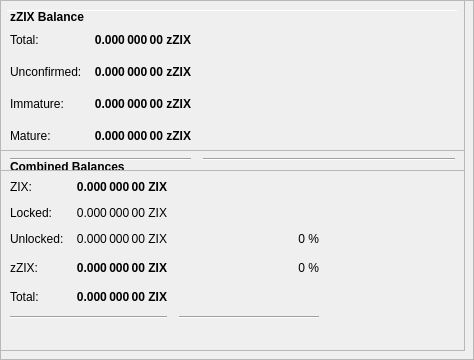
        <widget class="QFrame" name="frameObfuscation">
         <property name="minimumSize">
          <size>
           <width>0</width>
           <height>350</height>
          </size>
         </property>
         <property name="layoutDirection">
          <enum>Qt::LeftToRight</enum>
         </property>
         <property name="frameShape">
          <enum>QFrame::StyledPanel</enum>
         </property>
         <property name="frameShadow">
          <enum>QFrame::Raised</enum>
         </property>
         <widget class="QPushButton" name="runAutoDenom">
          <property name="geometry">
           <rect>
            <x>251</x>
            <y>17</y>
            <width>1</width>
            <height>1</height>
           </rect>
          </property>
          <property name="palette">
           <palette>
            <active>
             <colorrole role="WindowText">
              <brush brushstyle="SolidPattern">
               <color alpha="255">
                <red>0</red>
                <green>0</green>
                <blue>0</blue>
               </color>
              </brush>
             </colorrole>
             <colorrole role="Button">
              <brush brushstyle="SolidPattern">
               <color alpha="255">
                <red>239</red>
                <green>238</green>
                <blue>238</blue>
               </color>
              </brush>
             </colorrole>
             <colorrole role="Light">
              <brush brushstyle="SolidPattern">
               <color alpha="255">
                <red>255</red>
                <green>255</green>
                <blue>255</blue>
               </color>
              </brush>
             </colorrole>
             <colorrole role="Midlight">
              <brush brushstyle="SolidPattern">
               <color alpha="255">
                <red>247</red>
                <green>246</green>
                <blue>246</blue>
               </color>
              </brush>
             </colorrole>
             <colorrole role="Dark">
              <brush brushstyle="SolidPattern">
               <color alpha="255">
                <red>119</red>
                <green>119</green>
                <blue>119</blue>
               </color>
              </brush>
             </colorrole>
             <colorrole role="Mid">
              <brush brushstyle="SolidPattern">
               <color alpha="255">
                <red>159</red>
                <green>159</green>
                <blue>159</blue>
               </color>
              </brush>
             </colorrole>
             <colorrole role="Text">
              <brush brushstyle="SolidPattern">
               <color alpha="255">
                <red>0</red>
                <green>0</green>
                <blue>0</blue>
               </color>
              </brush>
             </colorrole>
             <colorrole role="BrightText">
              <brush brushstyle="SolidPattern">
               <color alpha="255">
                <red>255</red>
                <green>255</green>
                <blue>255</blue>
               </color>
              </brush>
             </colorrole>
             <colorrole role="ButtonText">
              <brush brushstyle="SolidPattern">
               <color alpha="255">
                <red>0</red>
                <green>0</green>
                <blue>0</blue>
               </color>
              </brush>
             </colorrole>
             <colorrole role="Base">
              <brush brushstyle="SolidPattern">
               <color alpha="255">
                <red>255</red>
                <green>255</green>
                <blue>255</blue>
               </color>
              </brush>
             </colorrole>
             <colorrole role="Window">
              <brush brushstyle="SolidPattern">
               <color alpha="255">
                <red>239</red>
                <green>238</green>
                <blue>238</blue>
               </color>
              </brush>
             </colorrole>
             <colorrole role="Shadow">
              <brush brushstyle="SolidPattern">
               <color alpha="255">
                <red>0</red>
                <green>0</green>
                <blue>0</blue>
               </color>
              </brush>
             </colorrole>
             <colorrole role="AlternateBase">
              <brush brushstyle="SolidPattern">
               <color alpha="255">
                <red>247</red>
                <green>246</green>
                <blue>246</blue>
               </color>
              </brush>
             </colorrole>
             <colorrole role="ToolTipBase">
              <brush brushstyle="SolidPattern">
               <color alpha="255">
                <red>255</red>
                <green>255</green>
                <blue>220</blue>
               </color>
              </brush>
             </colorrole>
             <colorrole role="ToolTipText">
              <brush brushstyle="SolidPattern">
               <color alpha="255">
                <red>0</red>
                <green>0</green>
                <blue>0</blue>
               </color>
              </brush>
             </colorrole>
            </active>
            <inactive>
             <colorrole role="WindowText">
              <brush brushstyle="SolidPattern">
               <color alpha="255">
                <red>0</red>
                <green>0</green>
                <blue>0</blue>
               </color>
              </brush>
             </colorrole>
             <colorrole role="Button">
              <brush brushstyle="SolidPattern">
               <color alpha="255">
                <red>239</red>
                <green>238</green>
                <blue>238</blue>
               </color>
              </brush>
             </colorrole>
             <colorrole role="Light">
              <brush brushstyle="SolidPattern">
               <color alpha="255">
                <red>255</red>
                <green>255</green>
                <blue>255</blue>
               </color>
              </brush>
             </colorrole>
             <colorrole role="Midlight">
              <brush brushstyle="SolidPattern">
               <color alpha="255">
                <red>247</red>
                <green>246</green>
                <blue>246</blue>
               </color>
              </brush>
             </colorrole>
             <colorrole role="Dark">
              <brush brushstyle="SolidPattern">
               <color alpha="255">
                <red>119</red>
                <green>119</green>
                <blue>119</blue>
               </color>
              </brush>
             </colorrole>
             <colorrole role="Mid">
              <brush brushstyle="SolidPattern">
               <color alpha="255">
                <red>159</red>
                <green>159</green>
                <blue>159</blue>
               </color>
              </brush>
             </colorrole>
             <colorrole role="Text">
              <brush brushstyle="SolidPattern">
               <color alpha="255">
                <red>0</red>
                <green>0</green>
                <blue>0</blue>
               </color>
              </brush>
             </colorrole>
             <colorrole role="BrightText">
              <brush brushstyle="SolidPattern">
               <color alpha="255">
                <red>255</red>
                <green>255</green>
                <blue>255</blue>
               </color>
              </brush>
             </colorrole>
             <colorrole role="ButtonText">
              <brush brushstyle="SolidPattern">
               <color alpha="255">
                <red>0</red>
                <green>0</green>
                <blue>0</blue>
               </color>
              </brush>
             </colorrole>
             <colorrole role="Base">
              <brush brushstyle="SolidPattern">
               <color alpha="255">
                <red>255</red>
                <green>255</green>
                <blue>255</blue>
               </color>
              </brush>
             </colorrole>
             <colorrole role="Window">
              <brush brushstyle="SolidPattern">
               <color alpha="255">
                <red>239</red>
                <green>238</green>
                <blue>238</blue>
               </color>
              </brush>
             </colorrole>
             <colorrole role="Shadow">
              <brush brushstyle="SolidPattern">
               <color alpha="255">
                <red>0</red>
                <green>0</green>
                <blue>0</blue>
               </color>
              </brush>
             </colorrole>
             <colorrole role="AlternateBase">
              <brush brushstyle="SolidPattern">
               <color alpha="255">
                <red>247</red>
                <green>246</green>
                <blue>246</blue>
               </color>
              </brush>
             </colorrole>
             <colorrole role="ToolTipBase">
              <brush brushstyle="SolidPattern">
               <color alpha="255">
                <red>255</red>
                <green>255</green>
                <blue>220</blue>
               </color>
              </brush>
             </colorrole>
             <colorrole role="ToolTipText">
              <brush brushstyle="SolidPattern">
               <color alpha="255">
                <red>0</red>
                <green>0</green>
                <blue>0</blue>
               </color>
              </brush>
             </colorrole>
            </inactive>
            <disabled>
             <colorrole role="WindowText">
              <brush brushstyle="SolidPattern">
               <color alpha="255">
                <red>119</red>
                <green>119</green>
                <blue>119</blue>
               </color>
              </brush>
             </colorrole>
             <colorrole role="Button">
              <brush brushstyle="SolidPattern">
               <color alpha="255">
                <red>239</red>
                <green>238</green>
                <blue>238</blue>
               </color>
              </brush>
             </colorrole>
             <colorrole role="Light">
              <brush brushstyle="SolidPattern">
               <color alpha="255">
                <red>255</red>
                <green>255</green>
                <blue>255</blue>
               </color>
              </brush>
             </colorrole>
             <colorrole role="Midlight">
              <brush brushstyle="SolidPattern">
               <color alpha="255">
                <red>247</red>
                <green>246</green>
                <blue>246</blue>
               </color>
              </brush>
             </colorrole>
             <colorrole role="Dark">
              <brush brushstyle="SolidPattern">
               <color alpha="255">
                <red>119</red>
                <green>119</green>
                <blue>119</blue>
               </color>
              </brush>
             </colorrole>
             <colorrole role="Mid">
              <brush brushstyle="SolidPattern">
               <color alpha="255">
                <red>159</red>
                <green>159</green>
                <blue>159</blue>
               </color>
              </brush>
             </colorrole>
             <colorrole role="Text">
              <brush brushstyle="SolidPattern">
               <color alpha="255">
                <red>119</red>
                <green>119</green>
                <blue>119</blue>
               </color>
              </brush>
             </colorrole>
             <colorrole role="BrightText">
              <brush brushstyle="SolidPattern">
               <color alpha="255">
                <red>255</red>
                <green>255</green>
                <blue>255</blue>
               </color>
              </brush>
             </colorrole>
             <colorrole role="ButtonText">
              <brush brushstyle="SolidPattern">
               <color alpha="255">
                <red>119</red>
                <green>119</green>
                <blue>119</blue>
               </color>
              </brush>
             </colorrole>
             <colorrole role="Base">
              <brush brushstyle="SolidPattern">
               <color alpha="255">
                <red>239</red>
                <green>238</green>
                <blue>238</blue>
               </color>
              </brush>
             </colorrole>
             <colorrole role="Window">
              <brush brushstyle="SolidPattern">
               <color alpha="255">
                <red>239</red>
                <green>238</green>
                <blue>238</blue>
               </color>
              </brush>
             </colorrole>
             <colorrole role="Shadow">
              <brush brushstyle="SolidPattern">
               <color alpha="255">
                <red>0</red>
                <green>0</green>
                <blue>0</blue>
               </color>
              </brush>
             </colorrole>
             <colorrole role="AlternateBase">
              <brush brushstyle="SolidPattern">
               <color alpha="255">
                <red>239</red>
                <green>238</green>
                <blue>238</blue>
               </color>
              </brush>
             </colorrole>
             <colorrole role="ToolTipBase">
              <brush brushstyle="SolidPattern">
               <color alpha="255">
                <red>255</red>
                <green>255</green>
                <blue>220</blue>
               </color>
              </brush>
             </colorrole>
             <colorrole role="ToolTipText">
              <brush brushstyle="SolidPattern">
               <color alpha="255">
                <red>0</red>
                <green>0</green>
                <blue>0</blue>
               </color>
              </brush>
             </colorrole>
            </disabled>
           </palette>
          </property>
          <property name="focusPolicy">
           <enum>Qt::NoFocus</enum>
          </property>
          <property name="autoFillBackground">
           <bool>true</bool>
          </property>
          <property name="text">
           <string/>
          </property>
          <property name="flat">
           <bool>true</bool>
          </property>
         </widget>
         <widget class="Line" name="line">
          <property name="geometry">
           <rect>
            <x>7</x>
            <y>10</y>
            <width>451</width>
            <height>1</height>
           </rect>
          </property>
          <property name="orientation">
           <enum>Qt::Horizontal</enum>
          </property>
         </widget>
         <widget class="QFrame" name="frame_3">
          <property name="geometry">
           <rect>
            <x>0</x>
            <y>150</y>
            <width>465</width>
            <height>201</height>
           </rect>
          </property>
          <property name="frameShape">
           <enum>QFrame::StyledPanel</enum>
          </property>
          <property name="frameShadow">
           <enum>QFrame::Raised</enum>
          </property>
          <layout class="QVBoxLayout" name="verticalLayout_5">
           <item>
            <layout class="QHBoxLayout" name="horizontalLayout_5" stretch="0">
             <item>
              <widget class="QLabel" name="label_5z">
               <property name="maximumSize">
                <size>
                 <width>16777215</width>
                 <height>20</height>
                </size>
               </property>
               <property name="font">
                <font>
                 <weight>75</weight>
                 <bold>true</bold>
                </font>
               </property>
               <property name="toolTip">
                <string>Combined Balances (including unconfirmed and immature coins)</string>
               </property>
               <property name="text">
                <string>&lt;html&gt;&lt;head/&gt;&lt;body&gt;&lt;p&gt;Combined Balances&lt;/p&gt;&lt;/body&gt;&lt;/html&gt;</string>
               </property>
              </widget>
             </item>
            </layout>
           </item>
           <item>
            <layout class="QGridLayout" name="gridLayout_3">
             <property name="spacing">
              <number>12</number>
             </property>
             <item row="7" column="0" colspan="2">
              <widget class="Line" name="lineSpendableBalance_3">
               <property name="orientation">
                <enum>Qt::Horizontal</enum>
               </property>
              </widget>
             </item>
             <item row="7" column="2">
              <widget class="Line" name="lineWatchBalance_3">
               <property name="sizePolicy">
                <sizepolicy hsizetype="Preferred" vsizetype="Fixed">
                 <horstretch>0</horstretch>
                 <verstretch>0</verstretch>
                </sizepolicy>
               </property>
               <property name="minimumSize">
                <size>
                 <width>140</width>
                 <height>0</height>
                </size>
               </property>
               <property name="orientation">
                <enum>Qt::Horizontal</enum>
               </property>
              </widget>
             </item>
             <item row="4" column="1">
              <widget class="QLabel" name="labelzBalancez">
               <property name="font">
                <font>
                 <weight>75</weight>
                 <bold>true</bold>
                </font>
               </property>
               <property name="cursor">
                <cursorShape>IBeamCursor</cursorShape>
               </property>
               <property name="toolTip">
                <string>Total of transactions that have yet to be confirmed, and do not yet count toward the spendable balance</string>
               </property>
               <property name="text">
                <string notr="true">0.000 000 00 ZIX</string>
               </property>
               <property name="alignment">
                <set>Qt::AlignRight|Qt::AlignTrailing|Qt::AlignVCenter</set>
               </property>
               <property name="textInteractionFlags">
                <set>Qt::LinksAccessibleByMouse|Qt::TextSelectableByKeyboard|Qt::TextSelectableByMouse</set>
               </property>
              </widget>
             </item>
             <item row="6" column="1">
              <widget class="QLabel" name="labelTotalz">
               <property name="font">
                <font>
                 <weight>75</weight>
                 <bold>true</bold>
                </font>
               </property>
               <property name="cursor">
                <cursorShape>IBeamCursor</cursorShape>
               </property>
               <property name="toolTip">
                <string>Total Balance, including unconfirmed and immature coins.</string>
               </property>
               <property name="text">
                <string notr="true">0.000 000 00 ZIX</string>
               </property>
               <property name="alignment">
                <set>Qt::AlignRight|Qt::AlignTrailing|Qt::AlignVCenter</set>
               </property>
               <property name="textInteractionFlags">
                <set>Qt::LinksAccessibleByMouse|Qt::TextSelectableByKeyboard|Qt::TextSelectableByMouse</set>
               </property>
              </widget>
             </item>
             <item row="4" column="3">
              <spacer name="horizontalSpacer_6">
               <property name="orientation">
                <enum>Qt::Horizontal</enum>
               </property>
               <property name="sizeHint" stdset="0">
                <size>
                 <width>40</width>
                 <height>20</height>
                </size>
               </property>
              </spacer>
             </item>
             <item row="6" column="0">
              <widget class="QLabel" name="labelTotalTextz">
               <property name="text">
                <string>Total:</string>
               </property>
              </widget>
             </item>
             <item row="1" column="0">
              <widget class="QLabel" name="labelBalanceTextz">
               <property name="text">
                <string>ZIX:</string>
               </property>
              </widget>
             </item>
             <item row="1" column="1">
              <widget class="QLabel" name="labelBalancez">
               <property name="font">
                <font>
                 <weight>75</weight>
                 <bold>true</bold>
                </font>
               </property>
               <property name="cursor">
                <cursorShape>IBeamCursor</cursorShape>
               </property>
               <property name="toolTip">
                <string>Your current spendable balance</string>
               </property>
               <property name="text">
                <string notr="true">0.000 000 00 ZIX</string>
               </property>
               <property name="alignment">
                <set>Qt::AlignRight|Qt::AlignTrailing|Qt::AlignVCenter</set>
               </property>
               <property name="textInteractionFlags">
                <set>Qt::LinksAccessibleByMouse|Qt::TextSelectableByKeyboard|Qt::TextSelectableByMouse</set>
               </property>
              </widget>
             </item>
             <item row="4" column="0">
              <widget class="QLabel" name="labelzBalanceTextz">
               <property name="toolTip">
                <string/>
               </property>
               <property name="text">
                <string>zZIX:</string>
               </property>
              </widget>
             </item>
             <item row="4" column="2">
              <widget class="QLabel" name="labelzZIXPercent">
               <property name="toolTip">
                <string>Current percentage of zZIX.
If AutoMint is enabled this percentage will settle around the configured AutoMint percentage (default = 10%)</string>
               </property>
               <property name="text">
                <string>0 %</string>
               </property>
               <property name="alignment">
                <set>Qt::AlignRight|Qt::AlignTrailing|Qt::AlignVCenter</set>
               </property>
              </widget>
             </item>
             <item row="6" column="2">
              <widget class="QLabel" name="label100Percent">
               <property name="text">
                <string/>
               </property>
               <property name="alignment">
                <set>Qt::AlignRight|Qt::AlignTrailing|Qt::AlignVCenter</set>
               </property>
              </widget>
             </item>
             <item row="2" column="1">
              <widget class="QLabel" name="labelLockedBalance">
               <property name="toolTip">
                <string>Locked ZIX or Masternode collaterals. These are excluded from zZIX minting.</string>
               </property>
               <property name="text">
                <string>0.000 000 00 ZIX</string>
               </property>
               <property name="alignment">
                <set>Qt::AlignRight|Qt::AlignTrailing|Qt::AlignVCenter</set>
               </property>
              </widget>
             </item>
             <item row="2" column="0">
              <widget class="QLabel" name="labelLockedBalanceText">
               <property name="toolTip">
                <string>Locked ZIX or Masternode collaterals. These are excluded from zZIX minting.</string>
               </property>
               <property name="text">
                <string>Locked:</string>
               </property>
              </widget>
             </item>
             <item row="3" column="0">
              <widget class="QLabel" name="labelUnLockedBalanceText">
               <property name="toolTip">
                <string>Unlocked ZIXs. These can be used for zZIX minting.</string>
               </property>
               <property name="text">
                <string>Unlocked:</string>
               </property>
              </widget>
             </item>
             <item row="3" column="1">
              <widget class="QLabel" name="labelUnLockedBalance">
               <property name="toolTip">
                <string>Unlocked ZIXs. These can be used for zZIX minting.</string>
               </property>
               <property name="text">
                <string>0.000 000 00 ZIX</string>
               </property>
               <property name="alignment">
                <set>Qt::AlignRight|Qt::AlignTrailing|Qt::AlignVCenter</set>
               </property>
              </widget>
             </item>
             <item row="3" column="2">
              <widget class="QLabel" name="labelZIXPercent">
               <property name="text">
                <string>0 %</string>
               </property>
               <property name="alignment">
                <set>Qt::AlignRight|Qt::AlignTrailing|Qt::AlignVCenter</set>
               </property>
              </widget>
             </item>
            </layout>
           </item>
           <item>
            <spacer name="verticalSpacer">
             <property name="orientation">
              <enum>Qt::Vertical</enum>
             </property>
             <property name="sizeHint" stdset="0">
              <size>
               <width>20</width>
               <height>40</height>
              </size>
             </property>
            </spacer>
           </item>
          </layout>
         </widget>
         <widget class="QFrame" name="frame_4">
          <property name="geometry">
           <rect>
            <x>0</x>
            <y>0</y>
            <width>465</width>
            <height>171</height>
           </rect>
          </property>
          <property name="frameShape">
           <enum>QFrame::StyledPanel</enum>
          </property>
          <property name="frameShadow">
           <enum>QFrame::Raised</enum>
          </property>
          <layout class="QVBoxLayout" name="verticalLayout_7">
           <item>
            <layout class="QHBoxLayout" name="horizontalLayout_8" stretch="0">
             <item>
              <widget class="QLabel" name="label_5z_3">
               <property name="maximumSize">
                <size>
                 <width>16777215</width>
                 <height>20</height>
                </size>
               </property>
               <property name="font">
                <font>
                 <weight>75</weight>
                 <bold>true</bold>
                </font>
               </property>
               <property name="text">
                <string>zZIX Balance</string>
               </property>
              </widget>
             </item>
            </layout>
           </item>
           <item>
            <layout class="QGridLayout" name="gridLayout_5">
             <property name="spacing">
              <number>12</number>
             </property>
             <item row="4" column="0">
              <widget class="QLabel" name="labelzBalanceMatureText">
               <property name="toolTip">
                <string>Mature: more than 20 confirmation and more than 1 mints of the same denomination after it was minted.
These zZIX are spendable.</string>
               </property>
               <property name="text">
                <string>Mature:</string>
               </property>
              </widget>
             </item>
             <item row="5" column="0" colspan="2">
              <widget class="Line" name="lineSpendableBalance_5">
               <property name="orientation">
                <enum>Qt::Horizontal</enum>
               </property>
              </widget>
             </item>
             <item row="1" column="1">
              <widget class="QLabel" name="labelzBalance">
               <property name="font">
                <font>
                 <weight>75</weight>
                 <bold>true</bold>
                </font>
               </property>
               <property name="cursor">
                <cursorShape>IBeamCursor</cursorShape>
               </property>
               <property name="toolTip">
                <string>All available zZIX, unconfirmed and immature zZIX included.</string>
               </property>
               <property name="text">
                <string notr="true">0.000 000 00 zZIX</string>
               </property>
               <property name="alignment">
                <set>Qt::AlignRight|Qt::AlignTrailing|Qt::AlignVCenter</set>
               </property>
               <property name="textInteractionFlags">
                <set>Qt::LinksAccessibleByMouse|Qt::TextSelectableByKeyboard|Qt::TextSelectableByMouse</set>
               </property>
              </widget>
             </item>
             <item row="5" column="2">
              <widget class="Line" name="lineWatchBalance_5">
               <property name="sizePolicy">
                <sizepolicy hsizetype="Preferred" vsizetype="Fixed">
                 <horstretch>0</horstretch>
                 <verstretch>0</verstretch>
                </sizepolicy>
               </property>
               <property name="minimumSize">
                <size>
                 <width>140</width>
                 <height>0</height>
                </size>
               </property>
               <property name="orientation">
                <enum>Qt::Horizontal</enum>
               </property>
              </widget>
             </item>
             <item row="1" column="0">
              <widget class="QLabel" name="labelzBalanceText">
               <property name="toolTip">
                <string>All available zZIX, unconfirmed and immature zZIX included.</string>
               </property>
               <property name="text">
                <string>Total:</string>
               </property>
              </widget>
             </item>
             <item row="1" column="2">
              <spacer name="horizontalSpacer_8">
               <property name="orientation">
                <enum>Qt::Horizontal</enum>
               </property>
               <property name="sizeHint" stdset="0">
                <size>
                 <width>40</width>
                 <height>20</height>
                </size>
               </property>
              </spacer>
             </item>
             <item row="4" column="2">
              <spacer name="horizontalSpacer_4">
               <property name="orientation">
                <enum>Qt::Horizontal</enum>
               </property>
               <property name="sizeHint" stdset="0">
                <size>
                 <width>40</width>
                 <height>20</height>
                </size>
               </property>
              </spacer>
             </item>
             <item row="4" column="1">
              <widget class="QLabel" name="labelzBalanceMature">
               <property name="font">
                <font>
                 <weight>75</weight>
                 <bold>true</bold>
                </font>
               </property>
               <property name="toolTip">
                <string>Mature: more than 20 confirmation and more than 1 mints of the same denomination after it was minted.
These zZIX are spendable.</string>
               </property>
               <property name="text">
                <string>0.000 000 00 zZIX</string>
               </property>
               <property name="alignment">
                <set>Qt::AlignRight|Qt::AlignTrailing|Qt::AlignVCenter</set>
               </property>
              </widget>
             </item>
             <item row="2" column="0">
              <widget class="QLabel" name="labelzBalanceUnconfirmedText">
               <property name="toolTip">
                <string>Unconfirmed: less than 20 confirmations
Immature: confirmed, but less than 1 mints of the same denomination after it was minted</string>
               </property>
               <property name="text">
                <string>Unconfirmed:</string>
               </property>
              </widget>
             </item>
             <item row="2" column="1">
              <widget class="QLabel" name="labelzBalanceUnconfirmed">
               <property name="font">
                <font>
                 <weight>75</weight>
                 <bold>true</bold>
                </font>
               </property>
               <property name="toolTip">
                <string>Unconfirmed: less than 20 confirmations
Immature: confirmed, but less than 1 mints of the same denomination after it was minted</string>
               </property>
               <property name="text">
                <string>0.000 000 00 zZIX</string>
               </property>
               <property name="alignment">
                <set>Qt::AlignRight|Qt::AlignTrailing|Qt::AlignVCenter</set>
               </property>
              </widget>
             </item>
             <item row="2" column="2">
              <spacer name="horizontalSpacer_5">
               <property name="orientation">
                <enum>Qt::Horizontal</enum>
               </property>
               <property name="sizeHint" stdset="0">
                <size>
                 <width>40</width>
                 <height>20</height>
                </size>
               </property>
              </spacer>
             </item>
             <item row="3" column="0">
              <widget class="QLabel" name="labelzBalanceImmatureText">
               <property name="toolTip">
                <string>Unconfirmed: less than 20 confirmations
Immature: confirmed, but less than 1 mints of the same denomination after it was minted</string>
               </property>
               <property name="text">
                <string>Immature:</string>
               </property>
              </widget>
             </item>
             <item row="3" column="1">
              <widget class="QLabel" name="labelzBalanceImmature">
               <property name="font">
                <font>
                 <weight>75</weight>
                 <bold>true</bold>
                </font>
               </property>
               <property name="toolTip">
                <string>Unconfirmed: less than 20 confirmations
Immature: confirmed, but less than 1 mints of the same denomination after it was minted</string>
               </property>
               <property name="text">
                <string>0.000 000 00 zZIX</string>
               </property>
               <property name="alignment">
                <set>Qt::AlignRight|Qt::AlignTrailing|Qt::AlignVCenter</set>
               </property>
              </widget>
             </item>
             <item row="3" column="2">
              <spacer name="horizontalSpacer_7">
               <property name="orientation">
                <enum>Qt::Horizontal</enum>
               </property>
               <property name="sizeHint" stdset="0">
                <size>
                 <width>40</width>
                 <height>20</height>
                </size>
               </property>
              </spacer>
             </item>
            </layout>
           </item>
          </layout>
         </widget>
        </widget>
